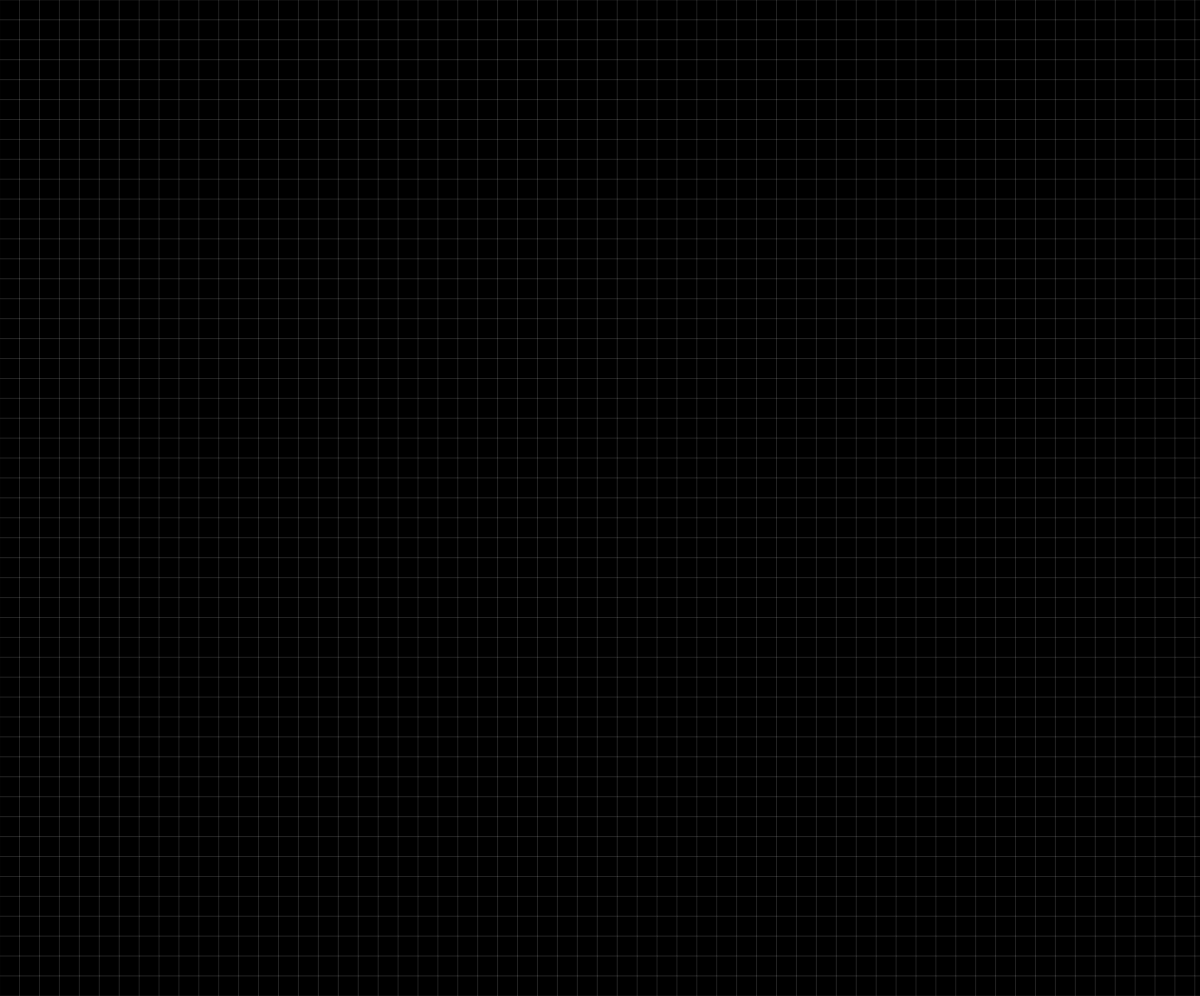
Frame 1 (no input)
Frame 60 (no input): identical to frame 1, image omitted
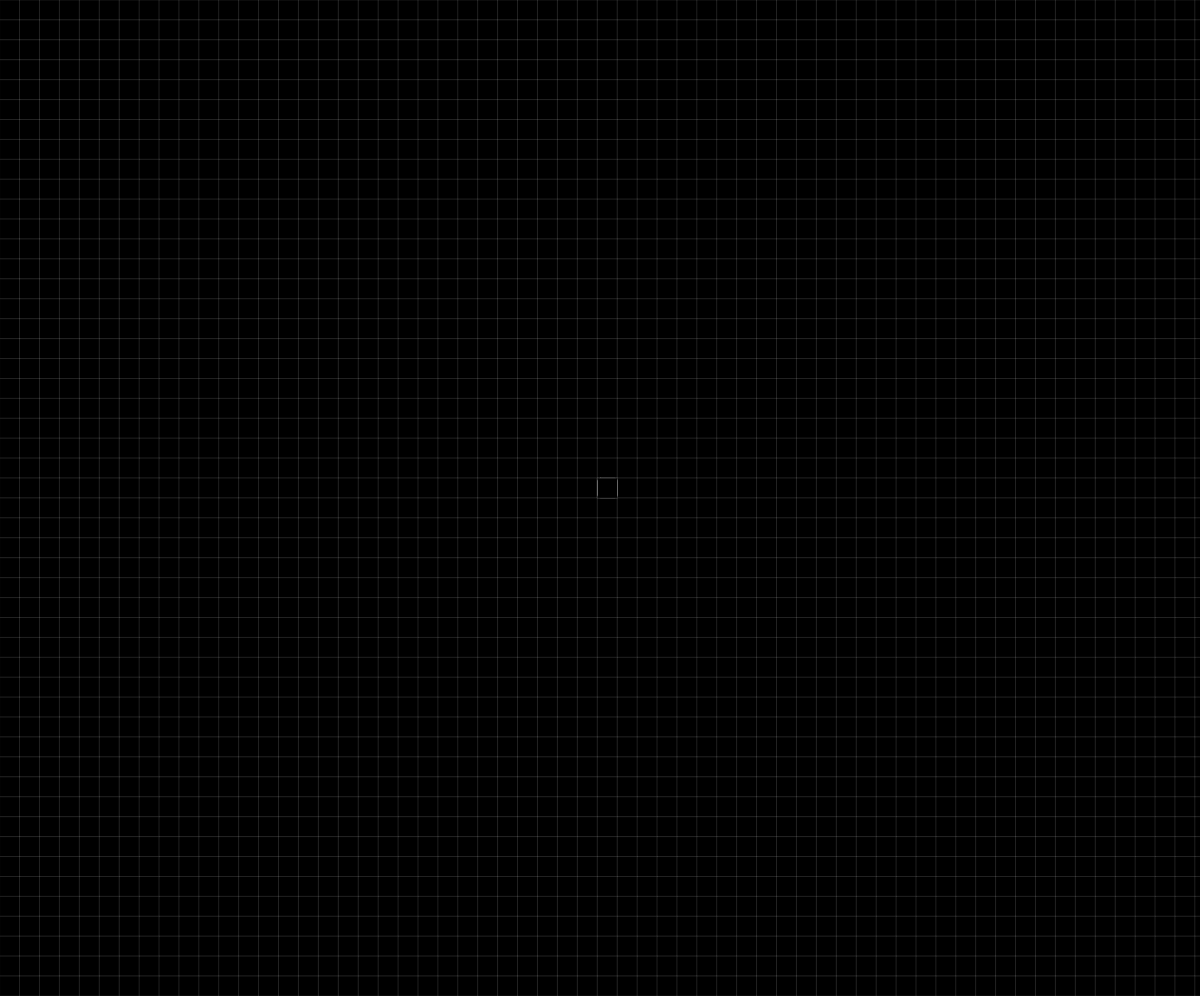
Frame 120 (the mouse pressed at the canvas centre since frame 60)

The p5.js sketch that drew these frames (run headless with seeded random() and noise() and a simulated clock; from frame 60 on, the mouse is pressed at the canvas centre):

// p5.js sketch
// ── sketch.js
let rows, columns;
let cells = [];
let cellWidth, cellHeight, numRows = 50;
let isPlay = false;
let colMode = 2;
let nCols = 4;
function setup() 
{
	frameRate(30);
	angleMode(DEGREES);
	createCanvas(windowWidth, windowHeight - 4);

	background(0);

	cellWidth = height / numRows;
	rows = numRows, columns = width / cellWidth;
	let cellX = 0, cellY = 0;
	for (var i = 0; i < rows; i++) 
	{
		let row = [];
		for (var j = 0; j < columns; j++)
		{
			let status = false;
			row[j] = new Cell(cellX, cellY, status, cellWidth, rows, columns);
			row[j].view();

			cellX += cellWidth;
		}
		cells[i] = row;
		cellY += cellWidth;
		cellX = 0;
	}
	colorCells(colMode);
}

function draw()
{
	if(isPlay)
	{
		background(0);

		for (var i = 0; i < rows; i++) 
		{
			for (var j = 0; j < columns; j++)
			{
				cells[i][j].calcNeighbs(cells, i, j);
			}
		}
		for (var i = 0; i < rows; i++) 
		{
			for (var j = 0; j < columns; j++)
			{
				cells[i][j].update();
				cells[i][j].view();
			}
		}
	}
	
	if(mouseIsPressed)
	{
		for (var i = 0; i < rows; i++) 
		{
			for (var j = 0; j < columns; j++)
			{
				if(cells[i][j].clicked(mouseX, mouseY) && millis() > cells[i][j].time + 500)
				{
 					cells[i][j].time = millis();
					cells[i][j].status = !cells[i][j].status;
					cells[i][j].view();
				}
			}
		}
	}
}

function keyPressed() 
{
  	if (keyCode === 32)
   		isPlay = !isPlay;

   	if (keyCode === 86)
   		clearGame();

   	if (keyCode === LEFT_ARROW)
   	{
   		colMode = (colMode - 1 + nCols) % nCols;
   	}
   	if (keyCode === RIGHT_ARROW)
   	{
   		colMode = (colMode + 1 + nCols) % nCols;
   	}
   	if(keyCode === LEFT_ARROW || keyCode === RIGHT_ARROW)
   	{
   		colorCells(colMode);
   		for (var i = 0; i < rows; i++) 
		{
			for (var j = 0; j < columns; j++)
			{
				cells[i][j].view();
			}
		}
   	}
}

function clearGame()
{
	for (var i = 0; i < rows; i++) 
	{
		for (var j = 0; j < columns; j++)
		{
			cells[i][j].status = false;
			cells[i][j].view();
		}
	}
	isPlay = false;
}
function colorCells(colMode)
{
	for (var i = 0; i < rows; i++) 
	{
		for (var j = 0; j < columns; j++)
		{
			cells[i][j].setColor(colMode);
		}
	}
}
// ── Cell.js
class Cell 
{
 	constructor(cellX, cellY, status, cellWidth, numRows, columns) 
 	{
 		this.cellX = cellX;
 		this.cellY = cellY;
 		this.status = status;
 		this.cellWidth = cellWidth;
 		this.numRows = numRows;
 		this.columns = columns;
 		this.nextStatus = this.status;
 		this.time = 0;
 		this.fillCol = color(255);
 		this.strokeCol = color(255);
 		this.fillDeadCol = color(0);
  	}
  	view()
  	{
  		strokeWeight(0.1);
  		stroke(this.strokeCol);
  		if(this.status)
  		{
			//fill(70, 144, 225);
			fill(this.fillCol);
			square(this.cellX, this.cellY, this.cellWidth, 3);
  		}
  		else
  		{
  			fill(this.fillDeadCol);
  			square(this.cellX, this.cellY, this.cellWidth);
  		}
  	}
  	calcNeighbs(cells, i, j)
  	{
  		this.neighbs = 0; 

  		if(i > 0)
  		{
  			if(j > 0 && cells[i - 1][j - 1].status)
  				this.neighbs++;
  			if(cells[i - 1][j].status)
  				this.neighbs++;
  			if(j < this.columns - 1 && cells[i - 1][j + 1].status)
  				this.neighbs++;
  		}
  		if(j < this.columns - 1)
		{
  			if(cells[i][j + 1].status)
  				this.neighbs++;
  			if(i < this.numRows - 1 && cells[i + 1][j + 1].status)
  				this.neighbs++;
  		}
  		if(i < this.numRows - 1)
  		{
  			if(cells[i + 1][j].status)
  				this.neighbs++;
  		}
  		if(j > 0)
  		{
  			if(i < this.numRows - 1 && cells[i + 1][j - 1].status)
  				this.neighbs++;
  			if(cells[i][j - 1].status)
  				this.neighbs++;
  		}
 	}
 	update()
 	{
  		if(this.status)
  		{
  			if(!(this.neighbs == 2 || this.neighbs == 3))
  				this.status = false;
  		}
  		else
  		{
  			if(this.neighbs == 3)
  				this.status = true;
  		}
 	}
 	clicked(x, y)
 	{
 		if(x > this.cellX && y > this.cellY && x < this.cellX + 
 			cellWidth && y < this.cellY + cellWidth)
 			return true;
 		else
 			return false;
 	}
 	setColor(colMode)
 	{
 		switch (colMode) {
 			case 0:
 				this.fillCol = color(0, random(255), random(255));
 				this.strokeCol = color(255);
 				this.fillDeadCol = color(0);
 				break;
 			case 1:
 				this.fillCol = color(random(255), 0, random(255));
 				this.strokeCol = color(255);
 				this.fillDeadCol = color(0);
 				break;
 			case 2:
 				this.fillCol = color(255);
 				this.strokeCol = color(255);
 				 this.fillDeadCol = color(0);
 				break;
 			case 3:
 				this.fillCol = color(0);
 				this.strokeCol = color(0);
 				this.fillDeadCol = color(255);
 				break;
 		}
 	}
}
// ── style.css
body, html {
	margin: 0;
	padding: 0;
canvas {
	display: block;
}
